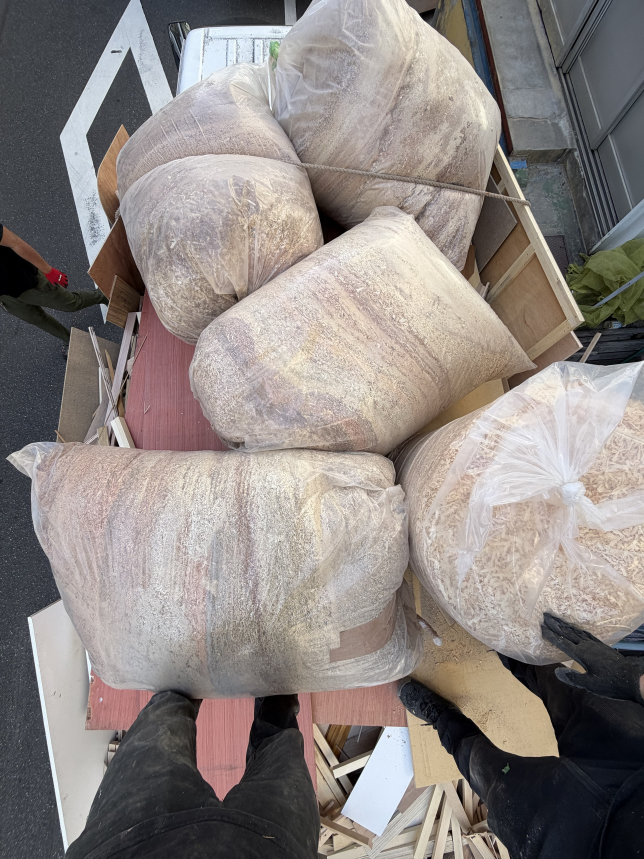
#> input picture assets/material-dust-03.jpg, 1932 x 2576 px, given in place of page.png, which was not available (shown at 1/3 size)
$ python process_images.py
#> lines starting #> are read from the running program, lines starting #| are printed output that depends on the picture
"""
RESET Design Presentation - image preparation

Turns the original photos in ../../assets/ into the monochrome, grainy and
halftone versions used by the slides (written to ../images/).
The originals are never modified.

Usage (from the repository root):
    python3 presentation/tools/process_images.py

Requires: Pillow, numpy
"""

import subprocess
import tempfile
from pathlib import Path

import numpy as np
from PIL import Image, ImageDraw, ImageFilter, ImageOps

ROOT = Path(__file__).resolve().parents[2]
SRC = ROOT / "assets"
OUT = ROOT / "presentation" / "images"

PAPER = (236, 234, 229)  # --paper
INK = (18, 18, 18)       # --ink

# name: (source file, crop box (left, top, right, bottom) or None, max width)
PHOTOS = {
    # RESET workshop photos
    "workshop-planing": ("work-photo-01-planing.jpg", None, 2000),
    "planing-tall": ("work-photo-01-planing.jpg", (300, 360, 1340, 1333), 1400),
    "shavings-planer": ("work-photo-01-planing.jpg", (760, 820, 1360, 1240), 1200),
    "shavings-close": ("work-photo-01-planing.jpg", (380, 1010, 905, 1333), 1000),
    "shavings-strip": ("work-photo-01-planing.jpg", (200, 1020, 1000, 1320), 1200),
    "offcuts-joints": ("work-photo-02-joinery-stack.jpg", (1100, 540, 2000, 1080), 1400),
    "offcuts-endgrain": ("work-photo-02-joinery-stack.jpg", (1190, 690, 1660, 1070), 1000),
    # RESET study renderings (perspectives)
    "perspective-01": ("perspective-01-corner.webp", None, 1920),
    "perspective-02": ("perspective-02-front.webp", None, 1920),
    "perspective-03": ("perspective-03-left.webp", None, 1920),
}

# name: (source photo name above, dot cell size in px)
HALFTONES = {
    "shavings-planer-halftone": ("shavings-planer", 7),
}

# Vector drawings from PDF (rendered with Poppler's pdftoppm).
# name: (source pdf, crop box as fractions of the page (l, t, r, b),
#        boxes to blank out as fractions of the page, output width)
DRAWINGS = {
    # isometric view from the venue's own sheet; the spec text and power legend
    # are blanked out because the slide sets those facts in its own type
    "venue-studio3-iso": (
        "venue-the-lab-studio-3.pdf",
        (0.040, 0.360, 0.615, 0.955),
        [(0.040, 0.340, 0.245, 0.484)],
        1800,
    ),
}


def load_crop(file, box, max_w):
    im = Image.open(SRC / file).convert("RGB")
    if box:
        im = im.crop(box)
    if im.width > max_w:
        im = im.resize((max_w, round(im.height * max_w / im.width)), Image.LANCZOS)
    return im


def mono_grain(im, seed, grain=11.0):
    """Black-and-white conversion with a print-like tone curve and film grain."""
    g = ImageOps.grayscale(im)
    g = ImageOps.autocontrast(g, cutoff=0.6)
    a = np.asarray(g).astype(np.float32) / 255.0
    # gentle S-curve: deeper blacks, keep highlight detail
    a = a ** 1.08
    a = a * a * (3 - 2 * a) * 0.35 + a * 0.65
    rng = np.random.default_rng(seed)
    noise = rng.normal(0.0, grain / 255.0, a.shape).astype(np.float32)
    # grain is slightly clumped like silver halide, not per-pixel digital noise
    noise_img = Image.fromarray(((noise * 4 + 0.5).clip(0, 1) * 255).astype(np.uint8))
    noise_img = noise_img.filter(ImageFilter.GaussianBlur(0.6))
    noise = (np.asarray(noise_img).astype(np.float32) / 255.0 - 0.5) / 4 * 1.8
    a = (a + noise).clip(0, 1)
    return Image.fromarray((a * 255).astype(np.uint8), "L")


def halftone(gray, cell):
    """Classic 45-degree round-dot halftone, ink dots on paper."""
    scale = 3  # draw large, then reduce for smooth dots
    w, h = gray.size
    big = gray.resize((w * scale, h * scale), Image.LANCZOS)
    rotated = big.rotate(45, expand=True, fillcolor=255)
    rw, rh = rotated.size
    c = cell * scale
    small = rotated.resize((max(1, rw // c), max(1, rh // c)), Image.BOX)
    arr = np.asarray(small).astype(np.float32) / 255.0
    canvas = Image.new("L", (rw, rh), 255)
    draw = ImageDraw.Draw(canvas)
    max_r = c * 0.72
    for y in range(arr.shape[0]):
        for x in range(arr.shape[1]):
            darkness = 1.0 - arr[y, x]
            r = max_r * np.sqrt(darkness)
            if r < 0.6:
                continue
            cx, cy = x * c + c / 2, y * c + c / 2
            draw.ellipse((cx - r, cy - r, cx + r, cy + r), fill=0)
    back = canvas.rotate(-45, expand=True, fillcolor=255)
    bw, bh = back.size
    left, top = (bw - w * scale) // 2, (bh - h * scale) // 2
    back = back.crop((left, top, left + w * scale, top + h * scale))
    back = back.resize((w, h), Image.LANCZOS)
    # map white -> paper, black -> ink
    a = np.asarray(back).astype(np.float32)[..., None] / 255.0
    rgb = np.array(INK, np.float32) + (np.array(PAPER, np.float32) - np.array(INK, np.float32)) * a
    return Image.fromarray(rgb.clip(0, 255).astype(np.uint8), "RGB")


def drawing(pdf, crop, blanks, width):
    """Render a PDF page, crop it, and recolour it as ink lines on paper."""
    with tempfile.TemporaryDirectory() as tmp:
        base = Path(tmp) / "page"
        subprocess.run(
            ["pdftoppm", "-r", "300", "-gray", "-png", "-singlefile", str(SRC / pdf), str(base)],
            check=True,
            stderr=subprocess.DEVNULL,
        )
        page = Image.open(str(base) + ".png").convert("L")
    w, h = page.size
    draw = ImageDraw.Draw(page)
    for l, t, r, b in blanks:
        draw.rectangle((l * w, t * h, r * w, b * h), fill=255)
    l, t, r, b = crop
    im = page.crop((round(l * w), round(t * h), round(r * w), round(b * h)))
    im = im.resize((width, round(im.height * width / im.width)), Image.LANCZOS)
    # thin vector lines go grey when reduced: deepen them, keep the paper clean
    a = np.asarray(im).astype(np.float32) / 255.0
    a = np.clip((a - 0.05) / 0.85, 0, 1) ** 1.6
    a = a[..., None]
    rgb = np.array(INK, np.float32) + (np.array(PAPER, np.float32) - np.array(INK, np.float32)) * a
    return Image.fromarray(rgb.clip(0, 255).astype(np.uint8), "RGB")


def main():
    OUT.mkdir(parents=True, exist_ok=True)
    for name, (pdf, crop, blanks, width) in DRAWINGS.items():
        d = drawing(pdf, crop, blanks, width)
#> in drawing, `rgb = np.array(INK, np.float32) + (np.array(PAPER, np.float32) - np.ar..`:
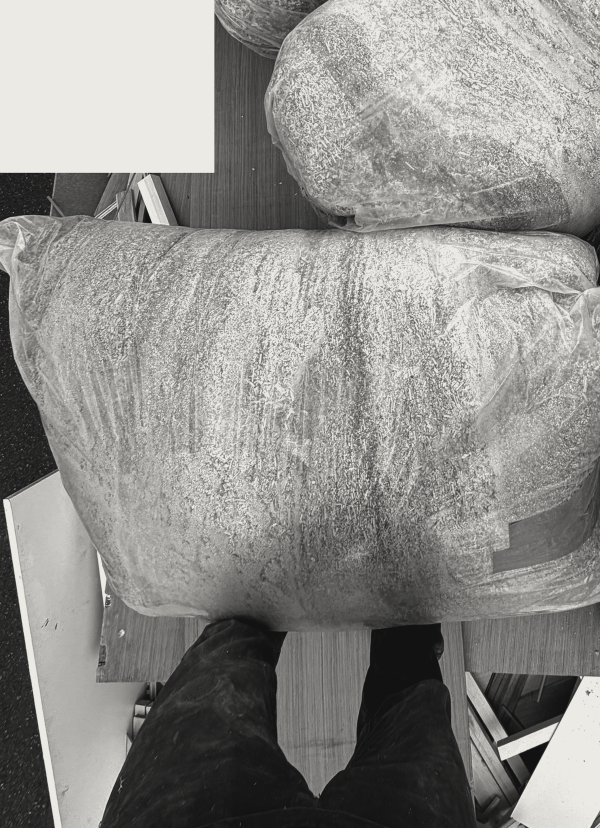
#> rgb: shape (2484, 1800, 3) float32 (shown at 1/3 size); mean of channels 0, 1, 2 145.8, 144.4, 141.6; drawn as R, G, B
        d.save(OUT / f"{name}.png", optimize=True)
        print(f"{name}.png  {d.size[0]}x{d.size[1]}")
#| venue-studio3-iso.png  1800x2484
    mono = {}
    for i, (name, (file, box, max_w)) in enumerate(PHOTOS.items()):
        im = load_crop(file, box, max_w)
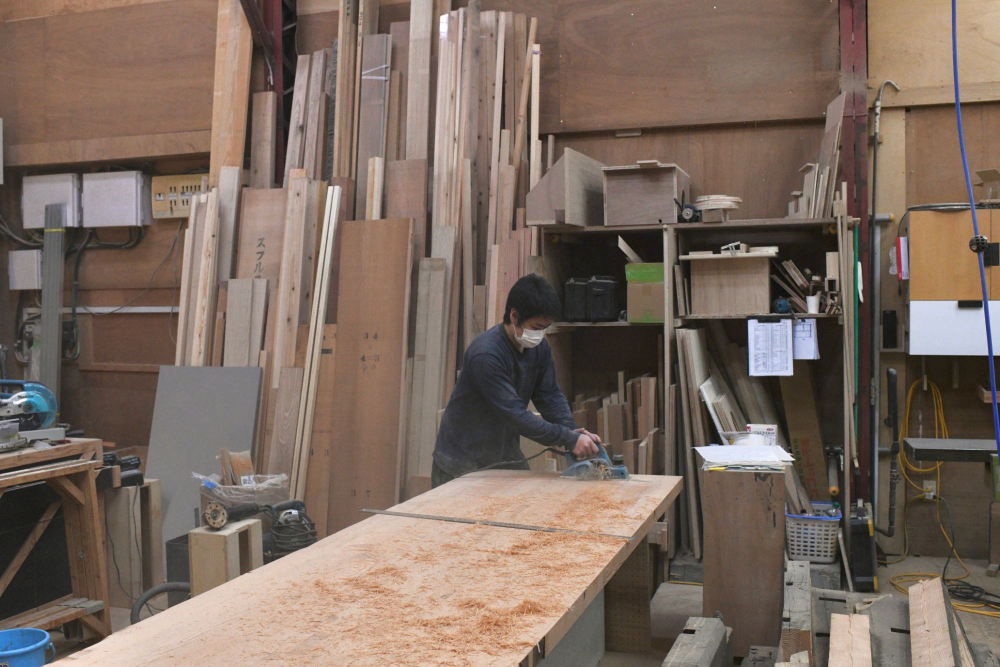
#> input picture assets/work-photo-01-planing.jpg, 2000 x 1333 px (shown at 1/2 size)
#> in load_crop, im is the input picture: PIL image 2000x1333 RGB; mean R, G, B 123.5, 106.4, 95.8
        g = mono_grain(im, seed=100 + i)
#> in mono_grain, `g = ImageOps.autocontrast(g, cutoff=0.6)`:
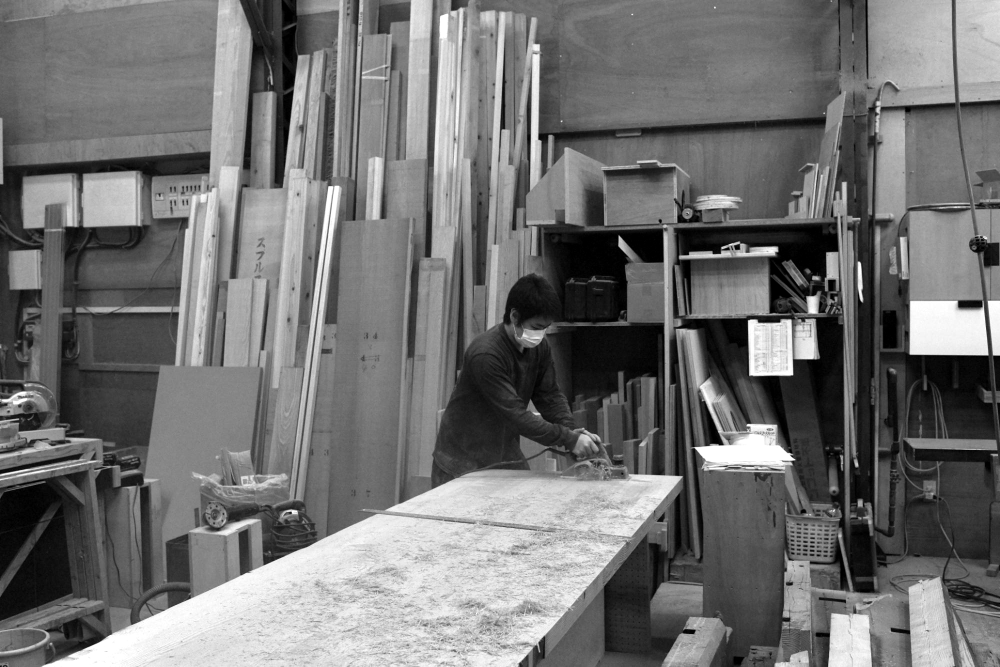
#> g: PIL image 2000x1333 L (shown at 1/2 size); min 0, max 255, mean 113.4
#> in mono_grain, `noise_img = Image.fromarray(((noise * 4 + 0.5).clip(0, 1) * 255).astyp..`:
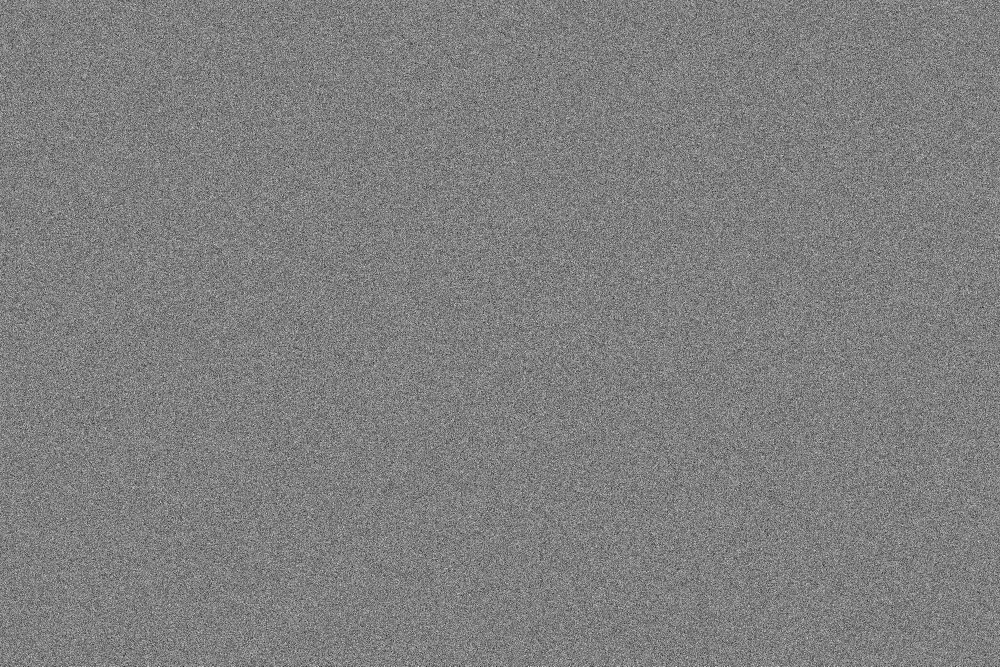
#> noise_img: PIL image 2000x1333 L (shown at 1/2 size); min 0, max 255, mean 127
        mono[name] = g
        g.save(OUT / f"{name}.jpg", quality=86, optimize=True, progressive=True)
        print(f"{name}.jpg  {g.size[0]}x{g.size[1]}")
#| workshop-planing.jpg  2000x1333
    for name, (src, cell) in HALFTONES.items():
        ht = halftone(ImageOps.autocontrast(mono[src], cutoff=1), cell)
        ht.save(OUT / f"{name}.png", optimize=True)
        print(f"{name}.png  {ht.size[0]}x{ht.size[1]}")
#> this loop made 1 pass
#> (name, src, cell, scale in halftone, w in halftone, h in halftone, rw in halftone, rh in halftone) on pass 1: ('shavings-planer-halftone', 'shavings-planer', 7, 3, 600, 420, 2164, 2164)
#| shavings-planer-halftone.png  600x420
#> pass 1, in halftone, `big = gray.resize((w * scale, h * scale), Image.LANCZOS)`:
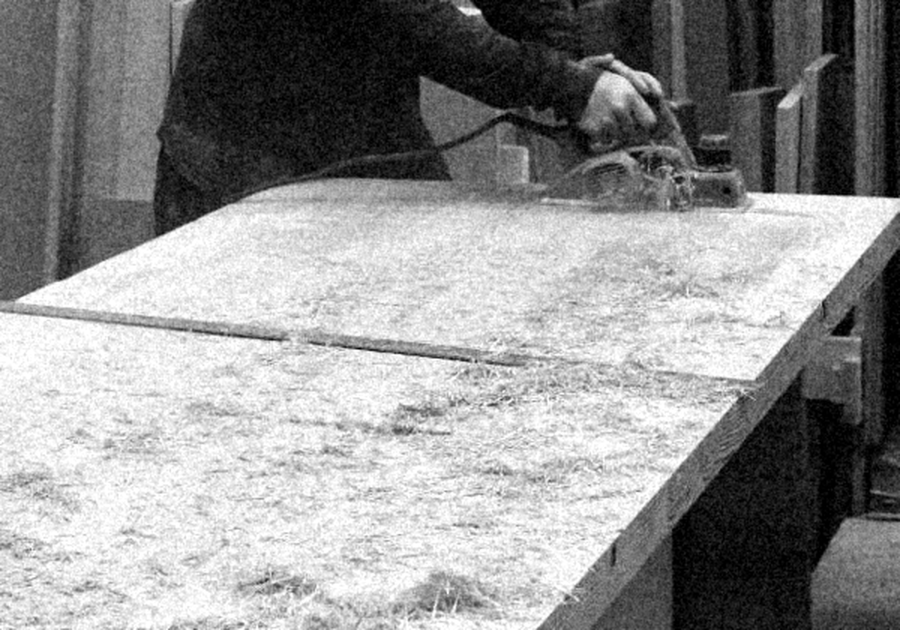
#> big: PIL image 1800x1260 L (shown at 1/2 size); min 0, max 255, mean 144.8
#> pass 1, in halftone, `small = rotated.resize((max(1, rw // c), max(1, rh // c)), Image.BOX)`:
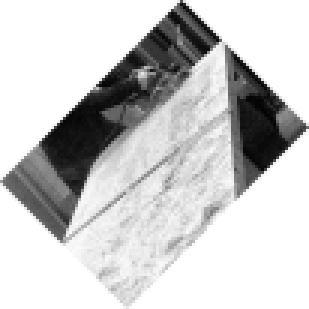
#> small: PIL image 103x103 L (shown 3 times larger); min 3, max 255, mean 201.7
#> after the loop:
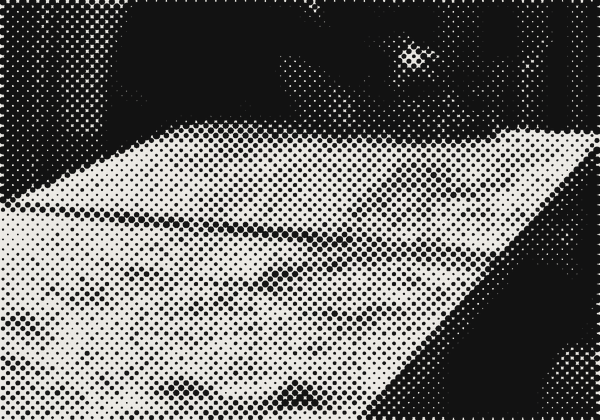
#> ht: PIL image 600x420 RGB; mean R, G, B 106.7, 105.8, 103.8


if __name__ == "__main__":
    main()
